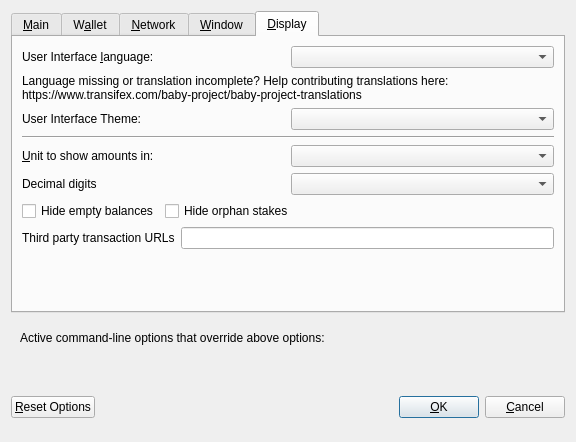
<?xml version="1.0" encoding="UTF-8"?>
<ui version="4.0">
 <class>OptionsDialog</class>
 <widget class="QDialog" name="OptionsDialog">
  <property name="geometry">
   <rect>
    <x>0</x>
    <y>0</y>
    <width>576</width>
    <height>442</height>
   </rect>
  </property>
  <property name="windowTitle">
   <string>Options</string>
  </property>
  <property name="modal">
   <bool>true</bool>
  </property>
  <layout class="QVBoxLayout" name="verticalLayout">
   <item>
    <widget class="QTabWidget" name="tabWidget">
     <property name="currentIndex">
      <number>4</number>
     </property>
     <widget class="QWidget" name="tabMain">
      <attribute name="title">
       <string>&amp;Main</string>
      </attribute>
      <layout class="QVBoxLayout" name="verticalLayout_Main">
       <item>
        <widget class="QCheckBox" name="bitcoinAtStartup">
         <property name="toolTip">
          <string>Automatically start BABY after logging in to the system.</string>
         </property>
         <property name="text">
          <string>&amp;Start BABY on system login</string>
         </property>
        </widget>
       </item>
       <item>
        <layout class="QHBoxLayout" name="horizontalLayout_2_Main">
         <item>
          <widget class="QLabel" name="databaseCacheLabel">
           <property name="text">
            <string>Size of &amp;database cache</string>
           </property>
           <property name="textFormat">
            <enum>Qt::PlainText</enum>
           </property>
           <property name="buddy">
            <cstring>databaseCache</cstring>
           </property>
          </widget>
         </item>
         <item>
          <widget class="QSpinBox" name="databaseCache"/>
         </item>
         <item>
          <widget class="QLabel" name="databaseCacheUnitLabel">
           <property name="text">
            <string>MB</string>
           </property>
           <property name="textFormat">
            <enum>Qt::PlainText</enum>
           </property>
          </widget>
         </item>
         <item>
          <spacer name="horizontalSpacer_2_Main">
           <property name="orientation">
            <enum>Qt::Horizontal</enum>
           </property>
           <property name="sizeHint" stdset="0">
            <size>
             <width>40</width>
             <height>20</height>
            </size>
           </property>
          </spacer>
         </item>
        </layout>
       </item>
       <item>
        <layout class="QHBoxLayout" name="horizontalLayout_3_Main">
         <item>
          <widget class="QLabel" name="threadsScriptVerifLabel">
           <property name="text">
            <string>Number of script &amp;verification threads</string>
           </property>
           <property name="textFormat">
            <enum>Qt::PlainText</enum>
           </property>
           <property name="buddy">
            <cstring>threadsScriptVerif</cstring>
           </property>
          </widget>
         </item>
         <item>
          <widget class="QSpinBox" name="threadsScriptVerif">
           <property name="toolTip">
            <string>(0 = auto, &lt;0 = leave that many cores free)</string>
           </property>
          </widget>
         </item>
         <item>
          <spacer name="horizontalSpacer_3_Main">
           <property name="orientation">
            <enum>Qt::Horizontal</enum>
           </property>
           <property name="sizeHint" stdset="0">
            <size>
             <width>40</width>
             <height>20</height>
            </size>
           </property>
          </spacer>
         </item>
        </layout>
       </item>
       <item>
        <spacer name="verticalSpacer_2">
         <property name="orientation">
          <enum>Qt::Vertical</enum>
         </property>
         <property name="sizeHint" stdset="0">
          <size>
           <width>20</width>
           <height>40</height>
          </size>
         </property>
        </spacer>
       </item>
       <item>
        <widget class="QCheckBox" name="checkBoxZeromintEnable">
         <property name="toolTip">
          <string>Enable automatic minting of BABY units to zBABY</string>
         </property>
         <property name="layoutDirection">
          <enum>Qt::LeftToRight</enum>
         </property>
         <property name="text">
          <string>Enable zBABY Automint</string>
         </property>
        </widget>
       </item>
       <item>
        <layout class="QHBoxLayout" name="horizontalLayout_3">
         <item>
          <widget class="QLabel" name="percentage_label">
           <property name="toolTip">
            <string>Percentage of incoming BABY which get automatically converted to zBABY via Zerocoin Protocol (min: 10%)</string>
           </property>
           <property name="text">
            <string>Percentage of autominted zBABY</string>
           </property>
          </widget>
         </item>
         <item>
          <widget class="QSpinBox" name="zeromintPercentage">
           <property name="minimum">
            <number>1</number>
           </property>
           <property name="maximum">
            <number>100</number>
           </property>
          </widget>
         </item>
        </layout>
       </item>
       <item>
        <layout class="QHBoxLayout" name="horizontalLayout" stretch="0,0">
         <property name="sizeConstraint">
          <enum>QLayout::SetFixedSize</enum>
         </property>
         <item>
          <widget class="QLabel" name="labelPreferredDenom">
           <property name="maximumSize">
            <size>
             <width>16777215</width>
             <height>16777215</height>
            </size>
           </property>
           <property name="toolTip">
            <string>Wait with automatic conversion to Zerocoin until enough BABY for this denomination is available</string>
           </property>
           <property name="text">
            <string>Preferred Automint zBABY Denomination</string>
           </property>
          </widget>
         </item>
         <item>
          <widget class="QComboBox" name="preferredDenom">
           <property name="maximumSize">
            <size>
             <width>16777215</width>
             <height>27</height>
            </size>
           </property>
           <property name="toolTip">
            <string>Wait with automatic conversion to Zerocoin until enough BABY for this denomination is available</string>
           </property>
           <property name="maxVisibleItems">
            <number>9</number>
           </property>
           <property name="maxCount">
            <number>9</number>
           </property>
          </widget>
         </item>
        </layout>
       </item>
      </layout>
     </widget>
     <widget class="QWidget" name="tabWallet">
      <attribute name="title">
       <string>W&amp;allet</string>
      </attribute>
      <layout class="QVBoxLayout" name="verticalLayout_Wallet">
       <item>
        <layout class="QHBoxLayout" name="horizontalLayout_2_Wallet">
         <item>
          <widget class="QLabel" name="labelStakeSplitThresholdText">
           <property name="text">
            <string>Stake split threshold:</string>
           </property>
          </widget>
         </item>
         <item>
          <widget class="QSpinBox" name="spinBoxStakeSplitThreshold">
           <property name="minimum">
            <number>1</number>
           </property>
           <property name="maximum">
            <number>999999</number>
           </property>
          </widget>
         </item>
        </layout>
       </item>
       <item>
        <widget class="QGroupBox" name="groupBox">
         <property name="title">
          <string>Expert</string>
         </property>
         <layout class="QVBoxLayout" name="verticalLayout_2">
          <item>
           <widget class="QCheckBox" name="coinControlFeatures">
            <property name="toolTip">
             <string>Whether to show coin control features or not.</string>
            </property>
            <property name="text">
             <string>Enable coin &amp;control features</string>
            </property>
           </widget>
          </item>
          <item>
           <widget class="QCheckBox" name="showMasternodesTab">
            <property name="toolTip">
             <string>Show additional tab listing all your masternodes in first sub-tab&lt;br/&gt;and all masternodes on the network in second sub-tab.</string>
            </property>
            <property name="text">
             <string>Show Masternodes Tab</string>
            </property>
           </widget>
          </item>
          <item>
           <widget class="QCheckBox" name="spendZeroConfChange">
            <property name="toolTip">
             <string>If you disable the spending of unconfirmed change, the change from a transaction&lt;br/&gt;cannot be used until that transaction has at least one confirmation.&lt;br/&gt;This also affects how your balance is computed.</string>
            </property>
            <property name="text">
             <string>&amp;Spend unconfirmed change</string>
            </property>
           </widget>
          </item>
         </layout>
        </widget>
       </item>
       <item>
        <spacer name="verticalSpacer_Wallet">
         <property name="orientation">
          <enum>Qt::Vertical</enum>
         </property>
         <property name="sizeHint" stdset="0">
          <size>
           <width>20</width>
           <height>40</height>
          </size>
         </property>
        </spacer>
       </item>
      </layout>
     </widget>
     <widget class="QWidget" name="tabNetwork">
      <attribute name="title">
       <string>&amp;Network</string>
      </attribute>
      <layout class="QVBoxLayout" name="verticalLayout_Network">
       <item>
        <widget class="QCheckBox" name="mapPortUpnp">
         <property name="toolTip">
          <string>Automatically open the BABY client port on the router. This only works when your router supports UPnP and it is enabled.</string>
         </property>
         <property name="text">
          <string>Map port using &amp;UPnP</string>
         </property>
        </widget>
       </item>
       <item>
        <widget class="QCheckBox" name="allowIncoming">
         <property name="toolTip">
          <string>Accept connections from outside</string>
         </property>
         <property name="text">
          <string>Allow incoming connections</string>
         </property>
        </widget>
       </item>
       <item>
        <widget class="QCheckBox" name="connectSocks">
         <property name="toolTip">
          <string>Connect to the BABY network through a SOCKS5 proxy.</string>
         </property>
         <property name="text">
          <string>&amp;Connect through SOCKS5 proxy (default proxy):</string>
         </property>
        </widget>
       </item>
       <item>
        <layout class="QHBoxLayout" name="horizontalLayout_1_Network">
         <item>
          <widget class="QLabel" name="proxyIpLabel">
           <property name="text">
            <string>Proxy &amp;IP:</string>
           </property>
           <property name="textFormat">
            <enum>Qt::PlainText</enum>
           </property>
           <property name="buddy">
            <cstring>proxyIp</cstring>
           </property>
          </widget>
         </item>
         <item>
          <widget class="QValidatedLineEdit" name="proxyIp">
           <property name="minimumSize">
            <size>
             <width>140</width>
             <height>0</height>
            </size>
           </property>
           <property name="maximumSize">
            <size>
             <width>140</width>
             <height>16777215</height>
            </size>
           </property>
           <property name="toolTip">
            <string>IP address of the proxy (e.g. IPv4: 127.0.0.1 / IPv6: ::1)</string>
           </property>
          </widget>
         </item>
         <item>
          <widget class="QLabel" name="proxyPortLabel">
           <property name="text">
            <string>&amp;Port:</string>
           </property>
           <property name="textFormat">
            <enum>Qt::PlainText</enum>
           </property>
           <property name="buddy">
            <cstring>proxyPort</cstring>
           </property>
          </widget>
         </item>
         <item>
          <widget class="QLineEdit" name="proxyPort">
           <property name="minimumSize">
            <size>
             <width>55</width>
             <height>0</height>
            </size>
           </property>
           <property name="maximumSize">
            <size>
             <width>55</width>
             <height>16777215</height>
            </size>
           </property>
           <property name="toolTip">
            <string>Port of the proxy (e.g. 9050)</string>
           </property>
          </widget>
         </item>
         <item>
          <spacer name="horizontalSpacer_1_Network">
           <property name="orientation">
            <enum>Qt::Horizontal</enum>
           </property>
           <property name="sizeHint" stdset="0">
            <size>
             <width>40</width>
             <height>20</height>
            </size>
           </property>
          </spacer>
         </item>
        </layout>
       </item>
       <item>
        <spacer name="verticalSpacer_Network">
         <property name="orientation">
          <enum>Qt::Vertical</enum>
         </property>
         <property name="sizeHint" stdset="0">
          <size>
           <width>20</width>
           <height>40</height>
          </size>
         </property>
        </spacer>
       </item>
      </layout>
     </widget>
     <widget class="QWidget" name="tabWindow">
      <attribute name="title">
       <string>&amp;Window</string>
      </attribute>
      <layout class="QVBoxLayout" name="verticalLayout_Window">
       <item>
        <widget class="QCheckBox" name="minimizeToTray">
         <property name="toolTip">
          <string>Show only a tray icon after minimizing the window.</string>
         </property>
         <property name="text">
          <string>&amp;Minimize to the tray instead of the taskbar</string>
         </property>
        </widget>
       </item>
       <item>
        <widget class="QCheckBox" name="minimizeOnClose">
         <property name="toolTip">
          <string>Minimize instead of exit the application when the window is closed. When this option is enabled, the application will be closed only after selecting Quit in the menu.</string>
         </property>
         <property name="text">
          <string>M&amp;inimize on close</string>
         </property>
        </widget>
       </item>
       <item>
        <spacer name="verticalSpacer_Window">
         <property name="orientation">
          <enum>Qt::Vertical</enum>
         </property>
         <property name="sizeHint" stdset="0">
          <size>
           <width>20</width>
           <height>40</height>
          </size>
         </property>
        </spacer>
       </item>
      </layout>
     </widget>
     <widget class="QWidget" name="tabDisplay">
      <attribute name="title">
       <string>&amp;Display</string>
      </attribute>
      <layout class="QVBoxLayout" name="verticalLayout_Display">
       <item>
        <layout class="QHBoxLayout" name="horizontalLayout_1_Display">
         <item>
          <widget class="QLabel" name="langLabel">
           <property name="text">
            <string>User Interface &amp;language:</string>
           </property>
           <property name="textFormat">
            <enum>Qt::PlainText</enum>
           </property>
           <property name="buddy">
            <cstring>lang</cstring>
           </property>
          </widget>
         </item>
         <item>
          <widget class="QValueComboBox" name="lang">
           <property name="toolTip">
            <string>The user interface language can be set here. This setting will take effect after restarting BABY.</string>
           </property>
          </widget>
         </item>
        </layout>
       </item>
       <item>
        <widget class="QLabel" name="label_3">
         <property name="toolTip">
          <string notr="true"/>
         </property>
         <property name="statusTip">
          <string notr="true"/>
         </property>
         <property name="whatsThis">
          <string notr="true"/>
         </property>
         <property name="accessibleName">
          <string notr="true"/>
         </property>
         <property name="text">
          <string>Language missing or translation incomplete? Help contributing translations here:
https://www.transifex.com/baby-project/baby-project-translations</string>
         </property>
         <property name="wordWrap">
          <bool>true</bool>
         </property>
         <property name="openExternalLinks">
          <bool>true</bool>
         </property>
         <property name="textInteractionFlags">
          <set>Qt::TextBrowserInteraction</set>
         </property>
        </widget>
       </item>
       <item>
        <layout class="QHBoxLayout" name="horizontalLayout_2_Display" stretch="0,0">
         <item>
          <widget class="QLabel" name="themeLabel">
           <property name="text">
            <string>User Interface Theme:</string>
           </property>
          </widget>
         </item>
         <item>
          <widget class="QValueComboBox" name="theme"/>
         </item>
        </layout>
       </item>
       <item>
        <widget class="Line" name="line">
         <property name="orientation">
          <enum>Qt::Horizontal</enum>
         </property>
        </widget>
       </item>
       <item>
        <layout class="QHBoxLayout" name="horizontalLayout_3_Display">
         <item>
          <widget class="QLabel" name="unitLabel">
           <property name="text">
            <string>&amp;Unit to show amounts in:</string>
           </property>
           <property name="textFormat">
            <enum>Qt::PlainText</enum>
           </property>
           <property name="buddy">
            <cstring>unit</cstring>
           </property>
          </widget>
         </item>
         <item>
          <widget class="QValueComboBox" name="unit">
           <property name="toolTip">
            <string>Choose the default subdivision unit to show in the interface and when sending coins.</string>
           </property>
          </widget>
         </item>
        </layout>
       </item>
       <item>
        <layout class="QHBoxLayout" name="horizontalLayout_4_Display">
         <item>
          <widget class="QLabel" name="digitsLabel">
           <property name="text">
            <string>Decimal digits</string>
           </property>
          </widget>
         </item>
         <item>
          <widget class="QValueComboBox" name="digits"/>
         </item>
        </layout>
       </item>
       <item>
        <layout class="QHBoxLayout" name="horizontalLayout_5_Display">
         <item>
          <widget class="QCheckBox" name="checkBoxHideZeroBalances">
           <property name="toolTip">
            <string>Hide empty balances</string>
           </property>
           <property name="layoutDirection">
            <enum>Qt::LeftToRight</enum>
           </property>
           <property name="text">
            <string>Hide empty balances</string>
           </property>
          </widget>
         </item>
         <item>
          <widget class="QCheckBox" name="checkBoxHideOrphans">
           <property name="toolTip">
            <string>Hide orphan stakes in transaction lists</string>
           </property>
           <property name="text">
            <string>Hide orphan stakes</string>
           </property>
          </widget>
         </item>
         <item>
          <spacer name="horizontalSpacer">
           <property name="orientation">
            <enum>Qt::Horizontal</enum>
           </property>
           <property name="sizeHint" stdset="0">
            <size>
             <width>40</width>
             <height>20</height>
            </size>
           </property>
          </spacer>
         </item>
        </layout>
       </item>
       <item>
        <layout class="QHBoxLayout" name="horizontalLayout_6_Display">
         <item>
          <widget class="QLabel" name="thirdPartyTxUrlsLabel">
           <property name="toolTip">
            <string>Third party URLs (e.g. a block explorer) that appear in the transactions tab as context menu items. %s in the URL is replaced by transaction hash. Multiple URLs are separated by vertical bar |.</string>
           </property>
           <property name="text">
            <string>Third party transaction URLs</string>
           </property>
           <property name="buddy">
            <cstring>thirdPartyTxUrls</cstring>
           </property>
          </widget>
         </item>
         <item>
          <widget class="QLineEdit" name="thirdPartyTxUrls">
           <property name="toolTip">
            <string>Third party URLs (e.g. a block explorer) that appear in the transactions tab as context menu items. %s in the URL is replaced by transaction hash. Multiple URLs are separated by vertical bar |.</string>
           </property>
          </widget>
         </item>
        </layout>
       </item>
       <item>
        <spacer name="verticalSpacer">
         <property name="orientation">
          <enum>Qt::Vertical</enum>
         </property>
         <property name="sizeHint" stdset="0">
          <size>
           <width>20</width>
           <height>40</height>
          </size>
         </property>
        </spacer>
       </item>
      </layout>
     </widget>
    </widget>
   </item>
   <item>
    <widget class="QFrame" name="frame">
     <layout class="QVBoxLayout" name="verticalLayout_Bottom">
      <item>
       <layout class="QHBoxLayout" name="horizontalLayout_Bottom">
        <item>
         <widget class="QLabel" name="overriddenByCommandLineInfoLabel">
          <property name="text">
           <string>Active command-line options that override above options:</string>
          </property>
          <property name="textFormat">
           <enum>Qt::PlainText</enum>
          </property>
         </widget>
        </item>
        <item>
         <spacer name="horizontalSpacer_Bottom">
          <property name="orientation">
           <enum>Qt::Horizontal</enum>
          </property>
          <property name="sizeHint" stdset="0">
           <size>
            <width>40</width>
            <height>20</height>
           </size>
          </property>
         </spacer>
        </item>
       </layout>
      </item>
      <item>
       <widget class="QLabel" name="overriddenByCommandLineLabel">
        <property name="text">
         <string/>
        </property>
        <property name="textFormat">
         <enum>Qt::PlainText</enum>
        </property>
        <property name="wordWrap">
         <bool>true</bool>
        </property>
       </widget>
      </item>
     </layout>
    </widget>
   </item>
   <item>
    <layout class="QHBoxLayout" name="horizontalLayout_Buttons">
     <item>
      <widget class="QPushButton" name="resetButton">
       <property name="toolTip">
        <string>Reset all client options to default.</string>
       </property>
       <property name="text">
        <string>&amp;Reset Options</string>
       </property>
       <property name="autoDefault">
        <bool>false</bool>
       </property>
      </widget>
     </item>
     <item>
      <spacer name="horizontalSpacer_1">
       <property name="orientation">
        <enum>Qt::Horizontal</enum>
       </property>
       <property name="sizeHint" stdset="0">
        <size>
         <width>40</width>
         <height>48</height>
        </size>
       </property>
      </spacer>
     </item>
     <item>
      <widget class="QLabel" name="statusLabel">
       <property name="minimumSize">
        <size>
         <width>200</width>
         <height>0</height>
        </size>
       </property>
       <property name="font">
        <font>
         <weight>75</weight>
         <bold>true</bold>
        </font>
       </property>
       <property name="text">
        <string/>
       </property>
       <property name="textFormat">
        <enum>Qt::PlainText</enum>
       </property>
       <property name="wordWrap">
        <bool>true</bool>
       </property>
      </widget>
     </item>
     <item>
      <spacer name="horizontalSpacer_2">
       <property name="orientation">
        <enum>Qt::Horizontal</enum>
       </property>
       <property name="sizeHint" stdset="0">
        <size>
         <width>40</width>
         <height>48</height>
        </size>
       </property>
      </spacer>
     </item>
     <item>
      <widget class="QPushButton" name="okButton">
       <property name="text">
        <string>&amp;OK</string>
       </property>
       <property name="autoDefault">
        <bool>false</bool>
       </property>
       <property name="default">
        <bool>true</bool>
       </property>
      </widget>
     </item>
     <item>
      <widget class="QPushButton" name="cancelButton">
       <property name="text">
        <string>&amp;Cancel</string>
       </property>
       <property name="autoDefault">
        <bool>false</bool>
       </property>
      </widget>
     </item>
    </layout>
   </item>
  </layout>
 </widget>
 <customwidgets>
  <customwidget>
   <class>QValidatedLineEdit</class>
   <extends>QLineEdit</extends>
   <header>qvalidatedlineedit.h</header>
  </customwidget>
  <customwidget>
   <class>QValueComboBox</class>
   <extends>QComboBox</extends>
   <header>qvaluecombobox.h</header>
  </customwidget>
 </customwidgets>
 <resources/>
 <connections/>
</ui>
